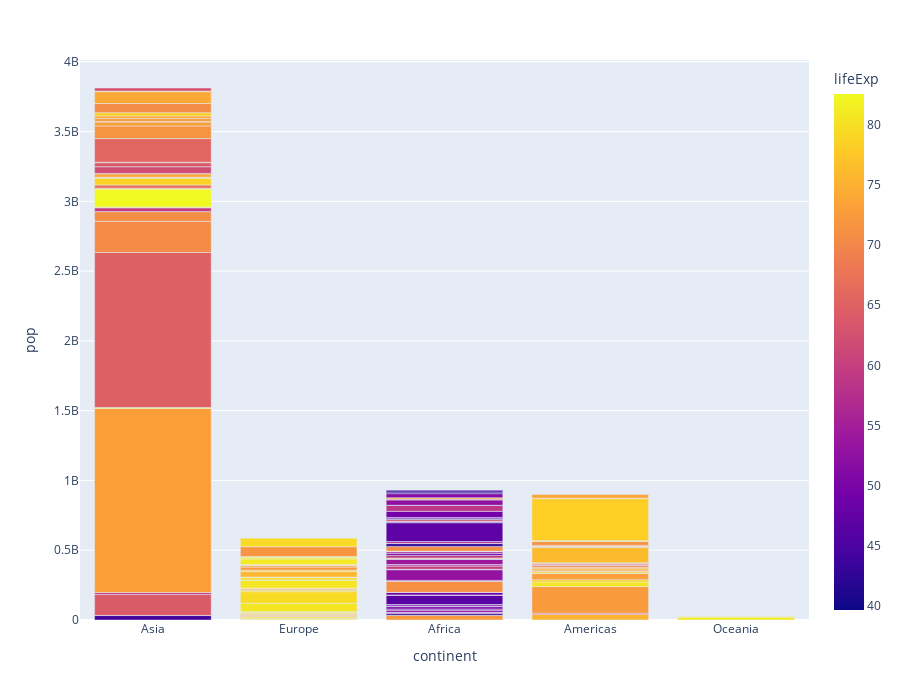

Notebook code for this chart:
### Code cell
px.bar(df, x="continent",y="pop", hover_name="country",color="lifeExp",height =700)

### Figure 1 — Plotly figure (JSON) as saved in the notebook; plotly's stock layout.template omitted (floating-point values rounded to 4 significant figures; data arrays with more than 128 entries replaced by an {"elided": "..."} marker saying what was removed)
{"data": [{"alignmentgroup": "True", "hovertemplate": "<b>%{hovertext}</b><br><br>continent=%{x}<br>pop=%{y}<br>lifeExp=%{marker.color}<extra></extra>", "hovertext": {"elided": "142 str values"}, "legendgroup": "", "marker": {"color": {"elided": "142 float values"}, "coloraxis": "coloraxis"}, "name": "", "offsetgroup": "", "orientation": "v", "showlegend": false, "textposition": "auto", "type": "bar", "x": {"elided": "142 str values"}, "xaxis": "x", "y": {"elided": "142 int values"}, "yaxis": "y"}], "layout": {"barmode": "relative", "coloraxis": {"colorbar": {"title": {"text": "lifeExp"}}, "colorscale": [[0, "#0d0887"], [0.1111, "#46039f"], [0.2222, "#7201a8"], [0.3333, "#9c179e"], [0.4444, "#bd3786"], [0.5556, "#d8576b"], [0.6667, "#ed7953"], [0.7778, "#fb9f3a"], [0.8889, "#fdca26"], [1, "#f0f921"]]}, "height": 700, "legend": {"tracegroupgap": 0}, "margin": {"t": 60}, "xaxis": {"anchor": "y", "domain": [0, 1], "title": {"text": "continent"}}, "yaxis": {"anchor": "x", "domain": [0, 1], "title": {"text": "pop"}}}}
